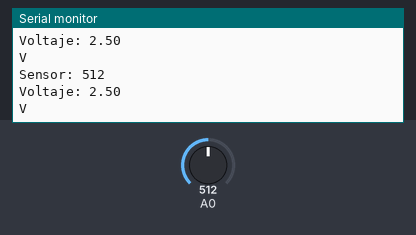
Recording of a sketch running on a simulated Arduino Uno, built with avr-gcc and run on an emulated ATmega328P. On the bench: the last lines printed to the serial monitor. Inputs (shaded band) come from the test bench; at power-on: A0 = 512.

Above: at 2.8 s.
2.9 s: A0 set to 716
At 5.1 s:
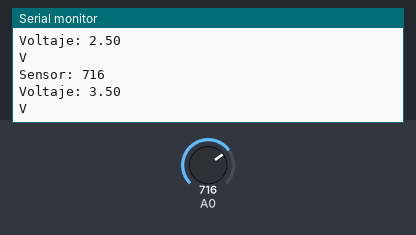
5.6 s: A0 set to 900
At 6.7 s:
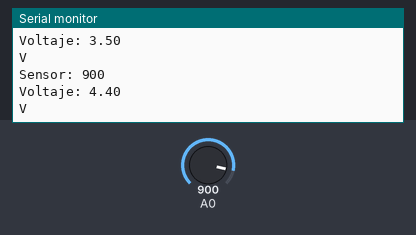
Timing chart, 0 to 8.6 s (numbered marks = the images above; inputs shaded):
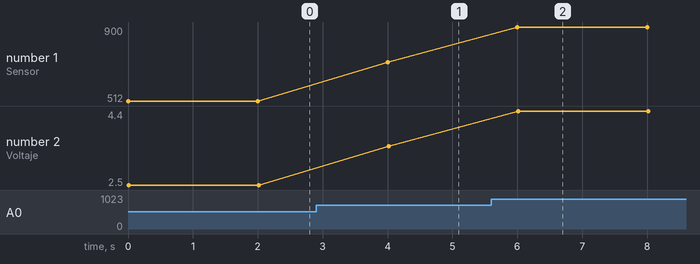

Measured:
- after the input at 2.9 s, the serial monitor: prints a new line after 1.1 s (image 1)
- after the input at 5.6 s, the serial monitor: prints a new line after 0.40 s (image 2)
- plotted number 1: 512 → 716 after the input at 2.9 s, 716 → 900 after the input at 5.6 s
- plotted number 2: 2.5 → 3.5 after the input at 2.9 s, 3.5 → 4.4 after the input at 5.6 s

The sketch:

sensor_luz_aug27.ino
```cpp
int sensor;
float voltaje;

void setup() {
  //variables de configuracion
  //voltaje = valor leido/ resolucion ADC (1023) * voltaje de referencia
  Serial.begin(9600);
}

void loop() {
  sensor = analogRead(A0);
  voltaje = (sensor*5.0)/1023;
  Serial.print("Sensor: ");
  Serial.println(sensor);
  Serial.print("Voltaje: ");
  Serial.println(voltaje);
  Serial.println("V");
  delay(2000);

}
```
